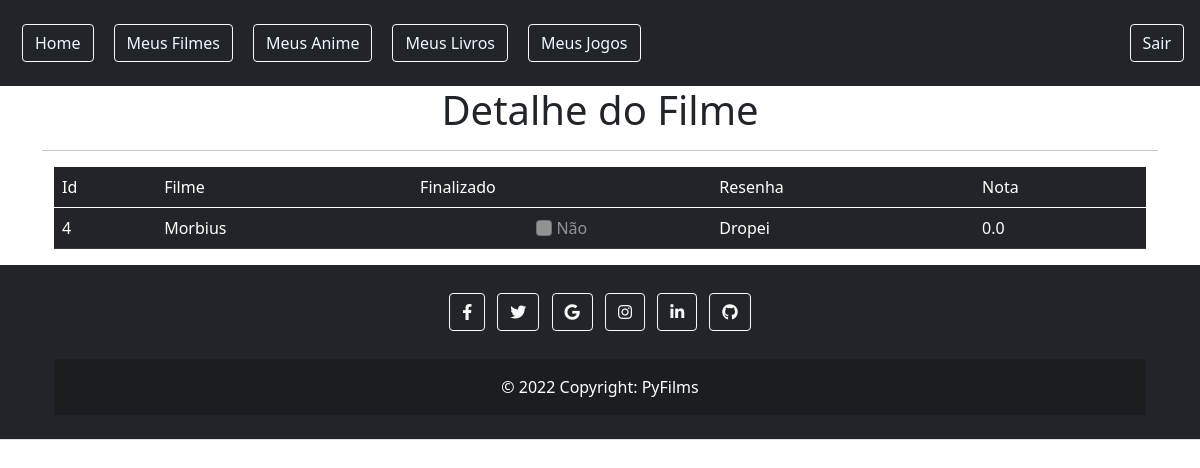
The app's page /4 (signed in) with its own data.
### gestao/models.py (models this page shows)
class Filmes(models.Model):
    filme = models.CharField(max_length=50)
    finalizado = models.BooleanField('Finalizado')
    resenha = models.CharField(max_length=255)
    nota = models.DecimalField(max_digits=3, decimal_places=1, default=0)

### gestao/views.py (the view)
# urls.py: path('<int:id_filme>', views.detalhe, name='detalhe'),
@login_required
def detalhe(request, id_filme):
    filme = {'filmes':Filmes.objects.get(pk=id_filme)}
    return render(request,'filmes/detalhes.html', filme)

### gestao/templates/filmes/detalhes.html
{% extends 'base.html' %}
{% block conteudo %}
<h1 style="text-align: center;" class="text-dark">Detalhe do Filme</h1>
<hr>
<div class="container">
    <div class="table-responsive">
        <table class="table table-dark table-responsive">
            <thead class="table-dark">
                <tr>
                    <td>Id</td>
                    <td>Filme</td>
                    <td>Finalizado</td>
                    <td>Resenha</td>
                    <td>Nota</td>
                </tr>
            </thead>
            <tbody>
                <tr>
                    <td>{{filmes.id}}</td>
                    <td>{{filmes.filme}}</td>
                    {% if filmes.finalizado %}
                    <td style="text-align:center"><input disabled class="form-check-input" type="checkbox" value="sim" checked>
                        <label class="form-check-label" for="flexCheckDefault">
                            Sim
                        </label>
                    </td>
                    {% else %}
                    <td style="text-align:center"><input disabled class="form-check-input" type="checkbox" value="">
                        <label class="form-check-label" for="flexCheckDefault">
                            Não
                        </label>
                    </td>
                    {% endif %}
                    <td>{{filmes.resenha}}</td>
                    <td>{{filmes.nota}}</td>
                </tr>
            </tbody>
        </table>
    </div>
</div>
{% endblock %}

### records on screen
Filmes: id "4", filme "Morbius", resenha "Dropei", nota "0.0"
